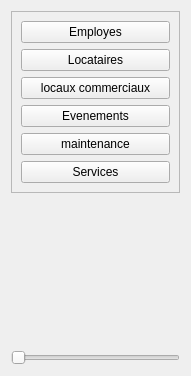
             <widget class="QWidget" name="page">
              <property name="geometry">
               <rect>
                <x>0</x>
                <y>0</y>
                <width>191</width>
                <height>376</height>
               </rect>
              </property>
              <attribute name="icon">
               <iconset>
                <normalon>../../../../equipe slim/maintenance/icons/chevron-down.svg</normalon>
               </iconset>
              </attribute>
              <attribute name="label">
               <string>Menu 1</string>
              </attribute>
              <layout class="QVBoxLayout" name="verticalLayout_8">
               <item alignment="Qt::AlignmentFlag::AlignTop">
                <widget class="QFrame" name="frame_10">
                 <property name="frameShape">
                  <enum>QFrame::Shape::StyledPanel</enum>
                 </property>
                 <property name="frameShadow">
                  <enum>QFrame::Shadow::Raised</enum>
                 </property>
                 <layout class="QVBoxLayout" name="verticalLayout_9">
                  <item>
                   <widget class="QPushButton" name="gestionemployeebtn">
                    <property name="text">
                     <string>Employes</string>
                    </property>
                   </widget>
                  </item>
                  <item>
                   <widget class="QPushButton" name="pushButton_13">
                    <property name="text">
                     <string>Locataires</string>
                    </property>
                   </widget>
                  </item>
                  <item>
                   <widget class="QPushButton" name="gestionlocauxbtn">
                    <property name="text">
                     <string>locaux commerciaux</string>
                    </property>
                   </widget>
                  </item>
                  <item>
                   <widget class="QPushButton" name="gestioeventbtn">
                    <property name="text">
                     <string>Evenements</string>
                    </property>
                   </widget>
                  </item>
                  <item>
                   <widget class="QPushButton" name="pushButton_12">
                    <property name="text">
                     <string>maintenance</string>
                    </property>
                   </widget>
                  </item>
                  <item>
                   <widget class="QPushButton" name="gestionservicebtn">
                    <property name="text">
                     <string>Services</string>
                    </property>
                   </widget>
                  </item>
                 </layout>
                </widget>
               </item>
               <item>
                <widget class="QSlider" name="horizontalSlider">
                 <property name="orientation">
                  <enum>Qt::Orientation::Horizontal</enum>
                 </property>
                </widget>
               </item>
              </layout>
             </widget>
